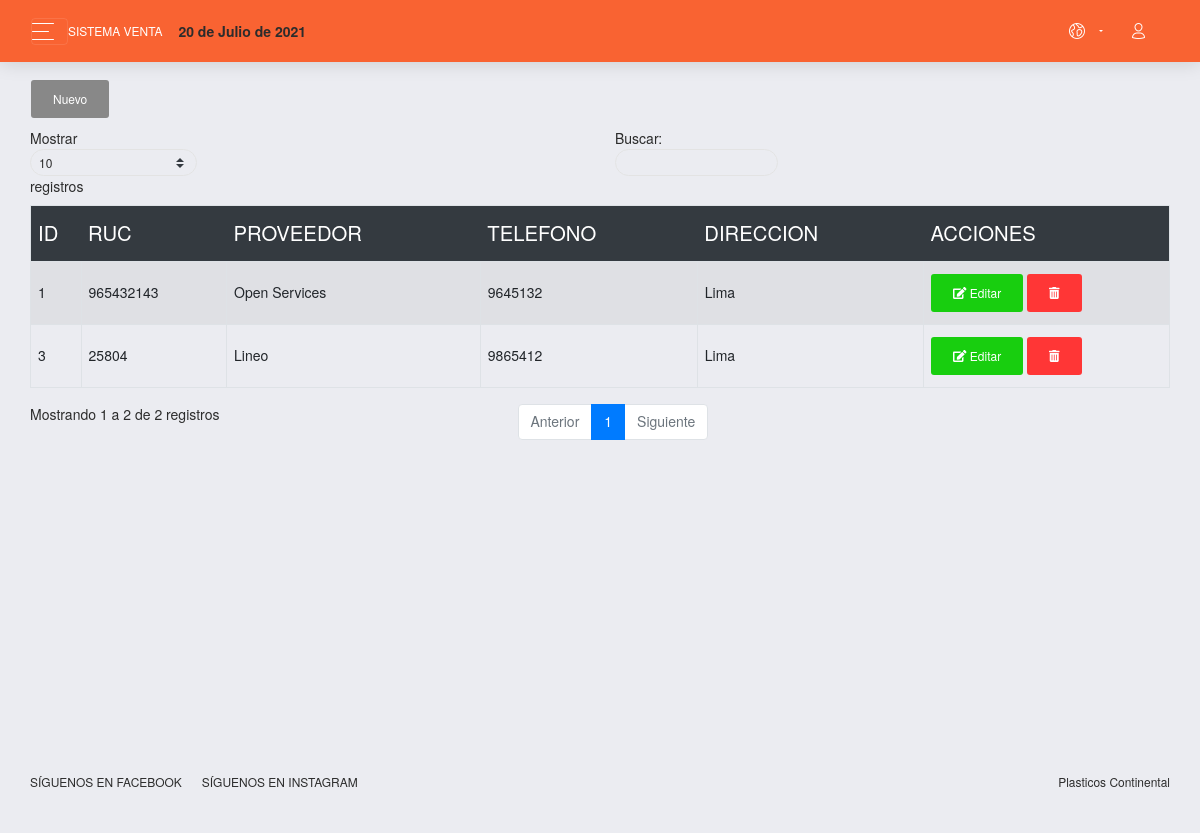
/sistema/lista_proveedor.php (signed in), run on the app's committed database.
### tables this page shows
CREATE TABLE `proveedor` (
  `codproveedor` int(11) NOT NULL,
  `proveedor` varchar(100) NOT NULL,
  `contacto` varchar(100) NOT NULL,
  `telefono` int(11) NOT NULL,
  `direccion` varchar(100) NOT NULL,
  `usuario_id` int(11) NOT NULL
);

### sistema/lista_proveedor.php (the view)
<?php include_once "includes/header.php"; ?>
<div class="content">
	<div class="row">
		<div class="col-lg-12">
			<a href="registro_proveedor.php" class="btn btn-secondary">Nuevo</a>
			<div class="table-responsive">
				<table class="table table-striped table-bordered" id="table">
					<thead class="thead-dark">
						<tr>
							<th>ID</th>
							<th>RUC</th>
							<th>PROVEEDOR</th>
							<th>TELEFONO</th>
							<th>DIRECCION</th>
							<?php if ($_SESSION['rol'] == 1) { ?>
								<th>ACCIONES</th>
							<?php } ?>
						</tr>
					</thead>
					<tbody>
						<?php
						include "../conexion.php";
						$query = mysqli_query($conexion, "SELECT * FROM proveedor");
						$result = mysqli_num_rows($query);
						if ($result > 0) {
							while ($data = mysqli_fetch_assoc($query)) { ?>
								<tr>
									<td><?php echo $data['codproveedor']; ?></td>
									<td><?php echo $data['contacto']; ?></td>
									<td><?php echo $data['proveedor']; ?></td>
									<td><?php echo $data['telefono']; ?></td>
									<td><?php echo $data['direccion']; ?></td>
									<?php if ($_SESSION['rol'] == 1) { ?>
										<td>
											<a href="editar_proveedor.php?id=<?php echo $data['codproveedor']; ?>" class="btn btn-success"><i class='fas fa-edit'></i> Editar</a>
											<form action="eliminar_proveedor.php?id=<?php echo $data['codproveedor']; ?>" method="post" class="confirmar d-inline">
												<button class="btn btn-danger" type="submit"><i class='fas fa-trash-alt'></i> </button>
											</form>
										</td>
									<?php } ?>
								</tr>
						<?php }
						} ?>
					</tbody>
				</table>
			</div>
		</div>
	</div>
</div>
<?php include_once "includes/footer.php"; ?>

### data on the page
proveedor: codproveedor "1", contacto "965432143", proveedor "Open Services", telefono "9645132", direccion "Lima"
proveedor: codproveedor "3", contacto "25804", proveedor "Lineo", telefono "9865412", direccion "Lima"

### other printed values
fechaPeru() "20 de Julio de 2021"
